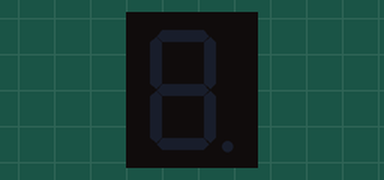
This sketch was run on a simulated Arduino Uno, built with avr-gcc and run on an emulated ATmega328P. Parts: 1-digit seven-segment display. Wiring (inferred from the names in the program): 1-digit 7-segment display, segments lit when HIGH: segments pin 2, pin 3, pin 4, pin 5, pin 6, pin 7, pin 8. The segment pins are drawn as the display they are named for.

Above: at 0.1 s.
At 0.75 s:
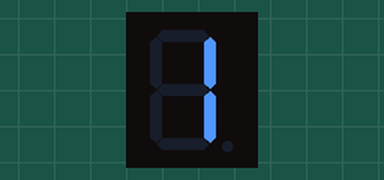
At 1.25 s:
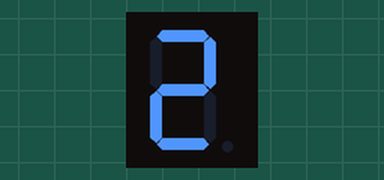
At 2.75 s:
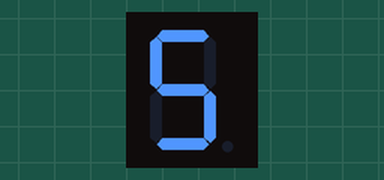
At 3.6 s:
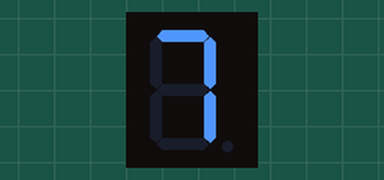
At 5.1 s:
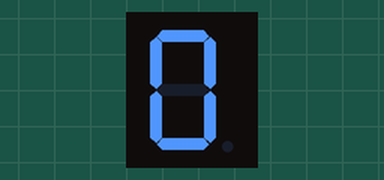

The sketch:

SEVEN_SEGMENT_CODE_CU__0-9__10_IBRAHIM_NATHAN_TE2E.ino
```cpp
// Pin definisi untuk seven segment
const int segPins[] = {2, 3, 4, 5, 6, 7, 8}; // Pin untuk setiap segmen A-G

// Digit untuk menampilkan angka pada seven segment (abcdefg)
const byte numbers[] = {
  B00111111, // 0
  B00000110, // 1
  B01011011, // 2
  B01001111, // 3
  B01100110, // 4
  B01101101, // 5
  B01111101, // 6
  B00000111, // 7
  B01111111, // 8
  B01101111  // 9
};

// Variabel counter dan timer
int count = 0;
unsigned long previousMillis = 0;
const long interval = 500; // Interval 1 detik

void setup() {
  // Setup pin mode untuk seven segment
  for (int i = 0; i < 7; i++) {
    pinMode(segPins[i], OUTPUT);
  }
}

void loop() {
  unsigned long currentMillis = millis(); // Mendapatkan waktu saat ini

  // Jika sudah melewati interval 1 detik
  if (currentMillis - previousMillis >= interval) {
    previousMillis = currentMillis;

    // Increment count
    count++;
    if (count > 9) {
      count = 0; // Reset ke 0 setelah mencapai 9
    }

    // Update seven segment display
    displayNumber(count);
  }
}

// Fungsi untuk menampilkan angka pada seven segment
void displayNumber(int number) {
  byte num = numbers[number];
  for (int i = 0; i < 7; i++) {
    digitalWrite(segPins[i], bitRead(num, i)); // Mengatur pin segmen sesuai angka
  }
}
```

Measured:
- by itself, everything shown: repeats every 5.0 s, in 10 steps
- what the display in image 1 shows lasts 0.5 s, from 0.5 s to 1.0 s
